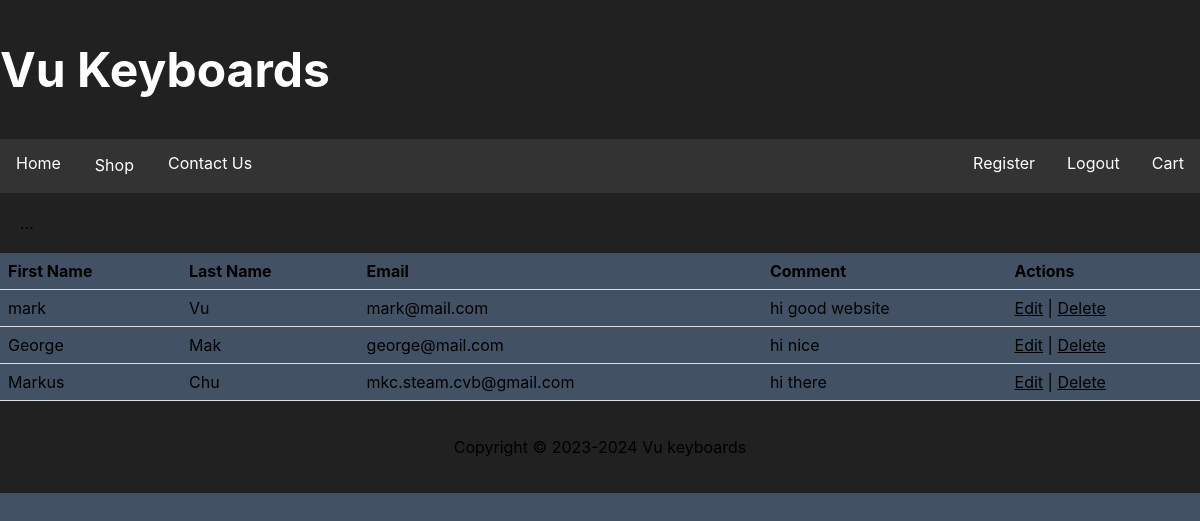
Page /admin.php (signed in) on the committed database.
### tables this page shows
CREATE TABLE `contacts` (
  `id` int(11) NOT NULL,
  `fname` varchar(50) NOT NULL,
  `lname` varchar(50) NOT NULL,
  `email` varchar(100) NOT NULL,
  `comment` text NOT NULL
);

### admin.php (the view, shortened to what this page needs)
<!DOCTYPE html>
<html lang="en">
<head>
<link href="css/style.css" rel="stylesheet" type="text/css">
</head>
<body>
    <div>
   <?php
        include 'header.php';?>
    <div class="row">
  <div class="side">...</div>
 <?php
    require_once 'setup.php';
    $sql = "SELECT * FROM contacts";
     $stmt = mysqli_prepare($conn, $sql);
 mysqli_stmt_execute($stmt);
 $result = mysqli_stmt_get_result($stmt);
 if (mysqli_num_rows($result) > 0) {
        echo '<table>';
        echo '<tr><th>First Name</th><th>Last Name</th><th>Email</th><th>Comment</th><th>Actions</th></tr>';
        while ($row = mysqli_fetch_assoc($result)) {
            echo '<tr>';
            echo '<td>' . $row['fname'] . '</td>';
            echo '<td>' . $row['lname'] . '</td>';
            echo '<td>' . $row['email'] . '</td>';
            echo '<td>' . $row['comment'] . '</td>';
           echo '<td><a href="edit.php?id=' . $row['id'] . '">Edit</a> | <a href="delete.php?id=' . $row['id'] . '">Delete</a></td>'; $stmt = mysqli_prepare($conn, $sql);
                     echo '</tr>';
        }
        echo '</table>';
 } else {
        echo 'No records found.';
    }
?>
        </div>
</div>
 <?php include 'footer.php';?>
</body>
</html>

### CSS/style.css (style rules this page uses)
body { font-family: "Roboto", Arial, Helvetica, sans-serif; background-color: #1d1d1d; color: #d3d3d3; }
* { box-sizing: border-box; }
.row { display: flex; flex-wrap: wrap; }
.side { flex: 30%; background-color: #212121; padding: 20px; }
* { box-sizing: border-box; font-family: -apple-system, BlinkMacSystemFont, "segoe ui", roboto, oxygen, ubuntu, cantarell, "fira sans", "droid sans", "helvetica neue", Arial, sans-serif; color: black; font-size: 16px; }
body { background-color: #435165; }
* { box-sizing: border-box; font-family: -apple-system, BlinkMacSystemFont, "segoe ui", roboto, oxygen, ubuntu, cantarell, "fira sans", "droid sans", "helvetica neue", Arial, sans-serif; font-size: 16px; }
body { background-color: #435165; margin: 0; }
* { box-sizing:border-box }

### admin.php (style rules this page uses)
table { width: 100%; border-collapse: collapse; }
th, td { padding: 8px; text-align: left; border-bottom: 1px solid #ddd; }

### rows in the picture
contacts: fname "mark", lname "Vu", email "mark@mail.com", comment "hi good website"
contacts: fname "George", lname "Mak", email "george@mail.com", comment "hi nice"
contacts: fname "Markus", lname "Chu", email "mkc.steam.cvb@gmail.com", comment "hi there"
